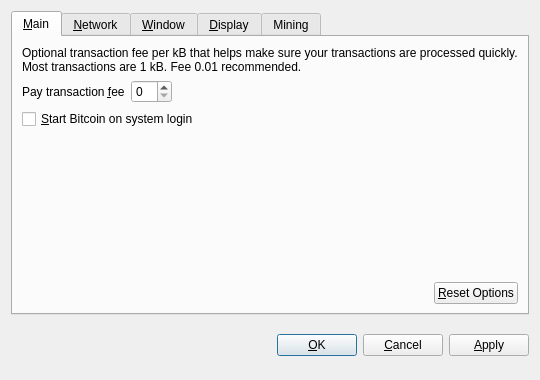
<?xml version="1.0" encoding="UTF-8"?>
<ui version="4.0">
 <class>OptionsDialog</class>
 <widget class="QDialog" name="OptionsDialog">
  <property name="geometry">
   <rect>
    <x>0</x>
    <y>0</y>
    <width>540</width>
    <height>380</height>
   </rect>
  </property>
  <property name="windowTitle">
   <string>Options</string>
  </property>
  <property name="modal">
   <bool>true</bool>
  </property>
  <layout class="QVBoxLayout" name="verticalLayout">
   <item>
    <widget class="QTabWidget" name="tabWidget">
     <property name="tabPosition">
      <enum>QTabWidget::North</enum>
     </property>
     <property name="currentIndex">
      <number>0</number>
     </property>
     <widget class="QWidget" name="tabMain">
      <attribute name="title">
       <string>&amp;Main</string>
      </attribute>
      <layout class="QVBoxLayout" name="verticalLayout_Main">
       <item>
        <widget class="QLabel" name="transactionFeeInfoLabel">
         <property name="text">
          <string>Optional transaction fee per kB that helps make sure your transactions are processed quickly. Most transactions are 1 kB. Fee 0.01 recommended.</string>
         </property>
         <property name="textFormat">
          <enum>Qt::PlainText</enum>
         </property>
         <property name="wordWrap">
          <bool>true</bool>
         </property>
        </widget>
       </item>
       <item>
        <layout class="QHBoxLayout" name="horizontalLayout_1_Main">
         <item>
          <widget class="QLabel" name="transactionFeeLabel">
           <property name="text">
            <string>Pay transaction &amp;fee</string>
           </property>
           <property name="textFormat">
            <enum>Qt::PlainText</enum>
           </property>
           <property name="buddy">
            <cstring>transactionFee</cstring>
           </property>
          </widget>
         </item>
         <item>
          <widget class="BitcoinAmountField" name="transactionFee"/>
         </item>
         <item>
          <spacer name="horizontalSpacer_1_Main">
           <property name="orientation">
            <enum>Qt::Horizontal</enum>
           </property>
           <property name="sizeHint" stdset="0">
            <size>
             <width>40</width>
             <height>20</height>
            </size>
           </property>
          </spacer>
         </item>
        </layout>
       </item>
       <item>
        <widget class="QCheckBox" name="bitcoinAtStartup">
         <property name="toolTip">
          <string>Automatically start Bitcoin after logging in to the system.</string>
         </property>
         <property name="text">
          <string>&amp;Start Bitcoin on system login</string>
         </property>
        </widget>
       </item>
       <item>
        <spacer name="verticalSpacer_Main">
         <property name="orientation">
          <enum>Qt::Vertical</enum>
         </property>
         <property name="sizeHint" stdset="0">
          <size>
           <width>20</width>
           <height>40</height>
          </size>
         </property>
        </spacer>
       </item>
       <item>
        <layout class="QHBoxLayout" name="horizontalLayout_2_Main">
         <item>
          <spacer name="horizontalSpacer_2_Main">
           <property name="orientation">
            <enum>Qt::Horizontal</enum>
           </property>
           <property name="sizeHint" stdset="0">
            <size>
             <width>40</width>
             <height>20</height>
            </size>
           </property>
          </spacer>
         </item>
         <item>
          <widget class="QPushButton" name="resetButton">
           <property name="toolTip">
            <string>Reset all client options to default.</string>
           </property>
           <property name="text">
            <string>&amp;Reset Options</string>
           </property>
           <property name="autoDefault">
            <bool>false</bool>
           </property>
          </widget>
         </item>
        </layout>
       </item>
      </layout>
     </widget>
     <widget class="QWidget" name="tabNetwork">
      <attribute name="title">
       <string>&amp;Network</string>
      </attribute>
      <layout class="QVBoxLayout" name="verticalLayout_Network">
       <item>
        <widget class="QCheckBox" name="mapPortUpnp">
         <property name="toolTip">
          <string>Automatically open the Bitcoin client port on the router. This only works when your router supports UPnP and it is enabled.</string>
         </property>
         <property name="text">
          <string>Map port using &amp;UPnP</string>
         </property>
        </widget>
       </item>
       <item>
        <widget class="QCheckBox" name="connectSocks">
         <property name="toolTip">
          <string>Connect to the Bitcoin network through a SOCKS proxy (e.g. when connecting through Tor).</string>
         </property>
         <property name="text">
          <string>&amp;Connect through SOCKS proxy:</string>
         </property>
        </widget>
       </item>
       <item>
        <layout class="QHBoxLayout" name="horizontalLayout_Network">
         <item>
          <widget class="QLabel" name="proxyIpLabel">
           <property name="text">
            <string>Proxy &amp;IP:</string>
           </property>
           <property name="textFormat">
            <enum>Qt::PlainText</enum>
           </property>
           <property name="buddy">
            <cstring>proxyIp</cstring>
           </property>
          </widget>
         </item>
         <item>
          <widget class="QValidatedLineEdit" name="proxyIp">
           <property name="maximumSize">
            <size>
             <width>140</width>
             <height>16777215</height>
            </size>
           </property>
           <property name="toolTip">
            <string>IP address of the proxy (e.g. 127.0.0.1)</string>
           </property>
          </widget>
         </item>
         <item>
          <widget class="QLabel" name="proxyPortLabel">
           <property name="text">
            <string>&amp;Port:</string>
           </property>
           <property name="textFormat">
            <enum>Qt::PlainText</enum>
           </property>
           <property name="buddy">
            <cstring>proxyPort</cstring>
           </property>
          </widget>
         </item>
         <item>
          <widget class="QLineEdit" name="proxyPort">
           <property name="maximumSize">
            <size>
             <width>55</width>
             <height>16777215</height>
            </size>
           </property>
           <property name="toolTip">
            <string>Port of the proxy (e.g. 9050)</string>
           </property>
          </widget>
         </item>
         <item>
          <widget class="QLabel" name="socksVersionLabel">
           <property name="text">
            <string>SOCKS &amp;Version:</string>
           </property>
           <property name="textFormat">
            <enum>Qt::PlainText</enum>
           </property>
           <property name="buddy">
            <cstring>socksVersion</cstring>
           </property>
          </widget>
         </item>
         <item>
          <widget class="QValueComboBox" name="socksVersion">
           <property name="toolTip">
            <string>SOCKS version of the proxy (e.g. 5)</string>
           </property>
          </widget>
         </item>
         <item>
          <spacer name="horizontalSpacer_Network">
           <property name="orientation">
            <enum>Qt::Horizontal</enum>
           </property>
           <property name="sizeHint" stdset="0">
            <size>
             <width>40</width>
             <height>20</height>
            </size>
           </property>
          </spacer>
         </item>
        </layout>
       </item>
       <item>
        <spacer name="verticalSpacer_Network">
         <property name="orientation">
          <enum>Qt::Vertical</enum>
         </property>
         <property name="sizeHint" stdset="0">
          <size>
           <width>20</width>
           <height>40</height>
          </size>
         </property>
        </spacer>
       </item>
      </layout>
     </widget>
     <widget class="QWidget" name="tabWindow">
      <attribute name="title">
       <string>&amp;Window</string>
      </attribute>
      <layout class="QVBoxLayout" name="verticalLayout_Window">
       <item>
        <widget class="QCheckBox" name="minimizeToTray">
         <property name="toolTip">
          <string>Show only a tray icon after minimizing the window.</string>
         </property>
         <property name="text">
          <string>&amp;Minimize to the tray instead of the taskbar</string>
         </property>
        </widget>
       </item>
       <item>
        <widget class="QCheckBox" name="minimizeOnClose">
         <property name="toolTip">
          <string>Minimize instead of exit the application when the window is closed. When this option is enabled, the application will be closed only after selecting Quit in the menu.</string>
         </property>
         <property name="text">
          <string>M&amp;inimize on close</string>
         </property>
        </widget>
       </item>
       <item>
        <spacer name="verticalSpacer_Window">
         <property name="orientation">
          <enum>Qt::Vertical</enum>
         </property>
         <property name="sizeHint" stdset="0">
          <size>
           <width>20</width>
           <height>40</height>
          </size>
         </property>
        </spacer>
       </item>
      </layout>
     </widget>
     <widget class="QWidget" name="tabDisplay">
      <attribute name="title">
       <string>&amp;Display</string>
      </attribute>
      <layout class="QVBoxLayout" name="verticalLayout_Display">
       <item>
        <layout class="QHBoxLayout" name="horizontalLayout_1_Display">
         <item>
          <widget class="QLabel" name="langLabel">
           <property name="text">
            <string>User Interface &amp;language:</string>
           </property>
           <property name="textFormat">
            <enum>Qt::PlainText</enum>
           </property>
           <property name="buddy">
            <cstring>lang</cstring>
           </property>
          </widget>
         </item>
         <item>
          <widget class="QValueComboBox" name="lang">
           <property name="toolTip">
            <string>The user interface language can be set here. This setting will take effect after restarting Bitcoin.</string>
           </property>
          </widget>
         </item>
        </layout>
       </item>
       <item>
        <layout class="QHBoxLayout" name="horizontalLayout_2_Display">
         <item>
          <widget class="QLabel" name="unitLabel">
           <property name="text">
            <string>&amp;Unit to show amounts in:</string>
           </property>
           <property name="textFormat">
            <enum>Qt::PlainText</enum>
           </property>
           <property name="buddy">
            <cstring>unit</cstring>
           </property>
          </widget>
         </item>
         <item>
          <widget class="QValueComboBox" name="unit">
           <property name="toolTip">
            <string>Choose the default subdivision unit to show in the interface and when sending coins.</string>
           </property>
          </widget>
         </item>
        </layout>
       </item>
       <item>
        <widget class="QCheckBox" name="displayAddresses">
         <property name="toolTip">
          <string>Whether to show Bitcoin addresses in the transaction list or not.</string>
         </property>
         <property name="text">
          <string>&amp;Display addresses in transaction list</string>
         </property>
        </widget>
       </item>
       <item>
        <spacer name="verticalSpacer_Display">
         <property name="orientation">
          <enum>Qt::Vertical</enum>
         </property>
         <property name="sizeHint" stdset="0">
          <size>
           <width>20</width>
           <height>40</height>
          </size>
         </property>
        </spacer>
       </item>
      </layout>
     </widget>
     <widget class="QWidget" name="tabMining">
      <attribute name="title">
       <string>Mining</string>
      </attribute>
      <layout class="QVBoxLayout" name="verticalLayout_Display">
       <item>
        <widget class="QCheckBox" name="autoMining">
         <property name="toolTip">
          <string/>
         </property>
         <property name="text">
          <string>&amp;Start mining ECN on start application</string>
         </property>
        </widget>
       </item>
       <item>
        <spacer name="verticalSpacer_Mining">
         <property name="orientation">
          <enum>Qt::Vertical</enum>
         </property>
         <property name="sizeHint" stdset="0">
          <size>
           <width>20</width>
           <height>40</height>
          </size>
         </property>
        </spacer>
       </item>
      </layout>
     </widget>
    </widget>
   </item>
   <item>
    <layout class="QHBoxLayout" name="horizontalLayout_Buttons">
     <item>
      <spacer name="horizontalSpacer_1">
       <property name="orientation">
        <enum>Qt::Horizontal</enum>
       </property>
       <property name="sizeHint" stdset="0">
        <size>
         <width>40</width>
         <height>48</height>
        </size>
       </property>
      </spacer>
     </item>
     <item>
      <widget class="QLabel" name="statusLabel">
       <property name="font">
        <font>
         <weight>75</weight>
         <bold>true</bold>
        </font>
       </property>
       <property name="text">
        <string/>
       </property>
       <property name="textFormat">
        <enum>Qt::PlainText</enum>
       </property>
       <property name="wordWrap">
        <bool>true</bool>
       </property>
      </widget>
     </item>
     <item>
      <spacer name="horizontalSpacer_2">
       <property name="orientation">
        <enum>Qt::Horizontal</enum>
       </property>
       <property name="sizeHint" stdset="0">
        <size>
         <width>40</width>
         <height>48</height>
        </size>
       </property>
      </spacer>
     </item>
     <item>
      <widget class="QPushButton" name="okButton">
       <property name="text">
        <string>&amp;OK</string>
       </property>
      </widget>
     </item>
     <item>
      <widget class="QPushButton" name="cancelButton">
       <property name="text">
        <string>&amp;Cancel</string>
       </property>
       <property name="autoDefault">
        <bool>false</bool>
       </property>
      </widget>
     </item>
     <item>
      <widget class="QPushButton" name="applyButton">
       <property name="text">
        <string>&amp;Apply</string>
       </property>
       <property name="autoDefault">
        <bool>false</bool>
       </property>
      </widget>
     </item>
    </layout>
   </item>
  </layout>
 </widget>
 <customwidgets>
  <customwidget>
   <class>BitcoinAmountField</class>
   <extends>QSpinBox</extends>
   <header>bitcoinamountfield.h</header>
  </customwidget>
  <customwidget>
   <class>QValueComboBox</class>
   <extends>QComboBox</extends>
   <header>qvaluecombobox.h</header>
  </customwidget>
  <customwidget>
   <class>QValidatedLineEdit</class>
   <extends>QLineEdit</extends>
   <header>qvalidatedlineedit.h</header>
  </customwidget>
 </customwidgets>
 <resources/>
 <connections/>
</ui>
